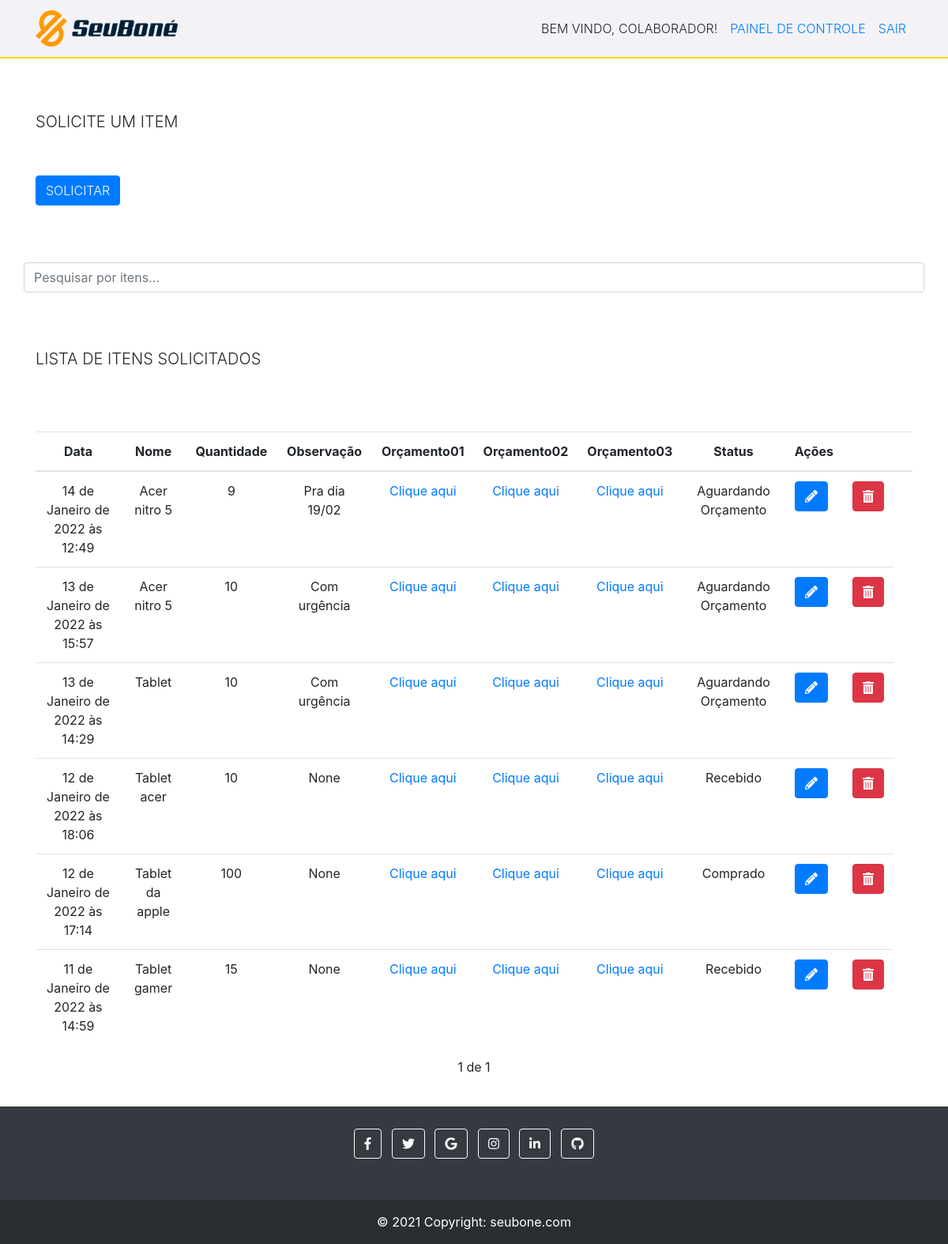
The app's page /?page=2 (signed in), older data.
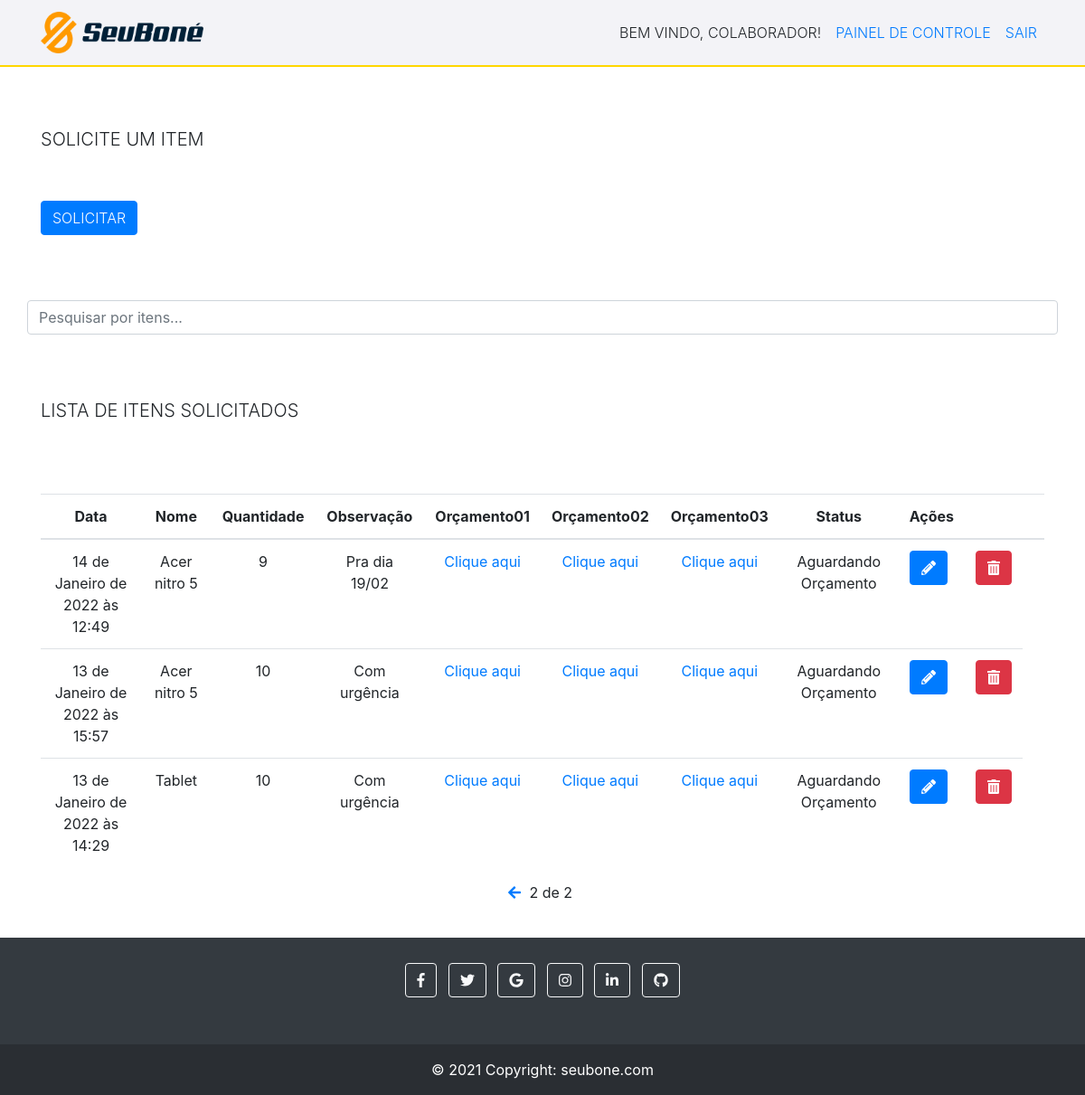
The same page, newer data.
### tasks/models.py (models this page shows, shortened)
class Task(models.Model):
    STATUS = (
        ('Comprado', 'Comprado'),
        ('Aguardando Orçamento', 'Aguardando Orçamento'),
        ('Recebido', 'Recebido'),
    )
    nomeItem = models.CharField(max_length=255)
    quantidade = models.IntegerField(blank=True, null=True)
    observação = models.CharField(max_length=255, null=True)
    orçamento01 = models.FileField(upload_to='', null=True) #onde o upload irá ficar tem que ser definido no Media_Root (settigns.py do projeto todo) (quando o site tiver no servidor deve se especificar uma outra pasta)
    orçamento02 = models.FileField(upload_to='', null=True)
    orçamento03 = models.FileField(upload_to='', null=True)
    status = models.CharField(
        max_length=21, #aqui precisa ficar o nmr máximo de caracteres que o status terá (ou seja colocamos o nmr máximo da maior palavra)
        choices=STATUS,
    )
    user = models.ForeignKey(get_user_model(), on_delete=models.CASCADE) #aqui será armazenado o id do usuário então iremos filtrar as solicitações de cada usuário para que cada usuário veja somente as suas.
    created_at = models.DateTimeField(auto_now_add=True)
    updated_at =models.DateTimeField(auto_now=True)

### tasks/views.py (the view)
# urls.py: path('', views.taskList, name='task-list'),
@login_required #Esse comando serve para proteger as urls, ou seja só acessa se estiver logado e autentidado
def taskList(request):
    tasks_list = Task.objects.all().order_by('-created_at').filter(user=request.user) #pegando todos os objects do banco, ordenando do mais novo para o mais antigo
    paginator = Paginator(tasks_list, 7)
    page = request.GET.get('page')
    tasks = paginator.get_page(page)
    return render(request, 'tasks/list.html', {'tasks': tasks}) #renderizando para um arquivo externo dentro da pasta templates, tasks

### tasks/templates/tasks/list.html (shortened to what this page needs)
{% extends 'base.html' %}
{% block content %}
<br>
<br>
<div class="container titulo" >
    <h5 class="text-uppercase font-weight-light text-monospace">Solicite um item</h5>
</div>
<br>
<br>
            <div class="container" >
                <a href="newtask/" >
                        <button type="button" class="btn btn-primary botao text-uppercase font-weight-light text-monospace">Solicitar</button>
                </a>
                <br>
                <br>
                <br>
                <br>
            </div>
            <div class="col-12 container ajustePesquisar" >
                <input class="form-control container" id="myInput" type="text" placeholder="Pesquisar por itens..." >
             </div>
             <br>
    <br>
    <br>
    <div class="container" >
        <h5 class="text-uppercase font-weight-light text-monospace">Lista de itens solicitados</h5>
    </div>
    <br>
    <br>
    <br>
    <div class="container" >
    <div class="tabela">
        <table class="table">
            <thead>
            <tr>
                <th style="text-align: center;" >Data</th>
                <th style="text-align: center;" >Nome</th>
                <th style="text-align: center;" >Quantidade</th>
                <th style="text-align: center;" >Observação</th>
                <th style="text-align: center;" >Orçamento01</th>
                <th style="text-align: center;" >Orçamento02</th>
                <th style="text-align: center;" >Orçamento03</th>
                <th style="text-align: center;" >Status</th>
                <th style="text-align: center;" >Ações</th>
                <th></th>
                <th></th>
            </tr>
            </thead>
            <tbody id="myTable" class="alinhar">
            {% for task in tasks %}
            <tr>
                <td style="text-align: center;" >{{task.created_at}}</td>
                <td style="text-align: center;" >{{task.nomeItem}}</td>
                <td style="text-align: center;" >{{task.quantidade}}</td>
                <td style="text-align: center;" >{{task.observação}}</td>
                <td style="text-align: center;" ><a href="/midia/{{task.orçamento01}}" >Clique aqui</a></td>
                <td style="text-align: center;" ><a href="/midia/{{task.orçamento02}}" >Clique aqui</a></td>
                <td style="text-align: center;" ><a href="/midia/{{task.orçamento03}}" >Clique aqui</a></td>
                <td style="text-align: center;" >{{task.status}}</a></td>
                <td>
                    <a href="edit/{{task.id}}" ><button type="button" class="btn btn-primary"><i class="fas fa-pencil-alt"></i></button></a>
                </td>
                <td>
                    <a href="delete/{{task.id}}" class="delete-btn" ><button type="button" class="btn btn-danger"><i class="fas fa-trash-alt"></i></button></a>
                </td>
            </tr>
            {% endfor %}
            </tbody>
        </table>
        <div class="pagination" >
            <span class="step-links" >
                {% if tasks.has_previous %}
                    <a href="?page={{ tasks.previous_page_number }}" ><i class="fas fa-arrow-left" ></i></a>
                {% endif %}
                <span class="current" >
                    {{ tasks.number }} de {{ tasks.paginator.num_pages }}
                </span>
            </span>
        </div>
        <br>
        <br>
        <br>
        <br>
        <br>
        <br>
        <br>
        <br>
        </div>
    </div>
{% endblock %}

Row changes from the older to the newer data that the page shows:
removed Task: created_at "12 de Janeiro de 2022 às 18:06", nomeItem "Tablet acer", quantidade "10", observação "None", status "Recebido"
removed Task: created_at "12 de Janeiro de 2022 às 17:14", nomeItem "Tablet da apple", quantidade "100", observação "None", status "Comprado"
removed Task: created_at "11 de Janeiro de 2022 às 14:59", nomeItem "Tablet gamer", quantidade "15", observação "None", status "Recebido"
Text that changed along with them:
{{ tasks.number }}: "1" → "2"
{{ tasks.paginator.num_pages }}: "1" → "2"
